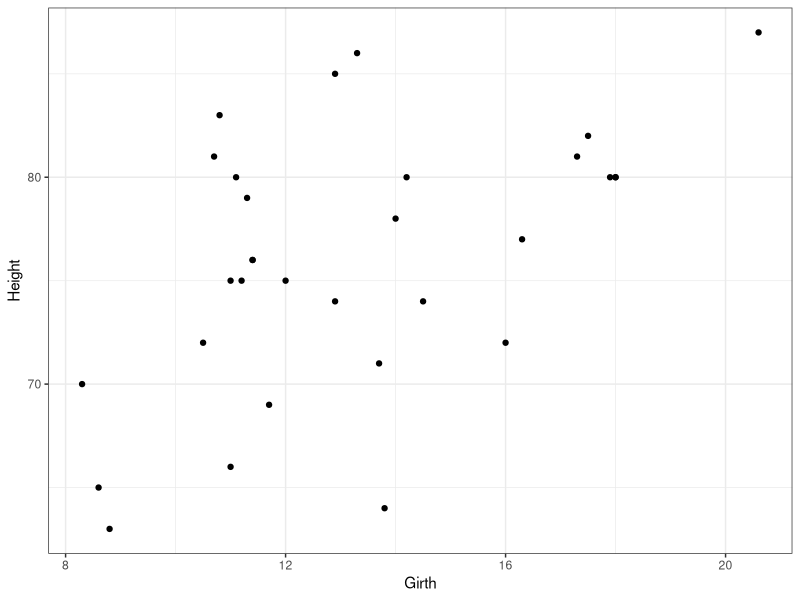
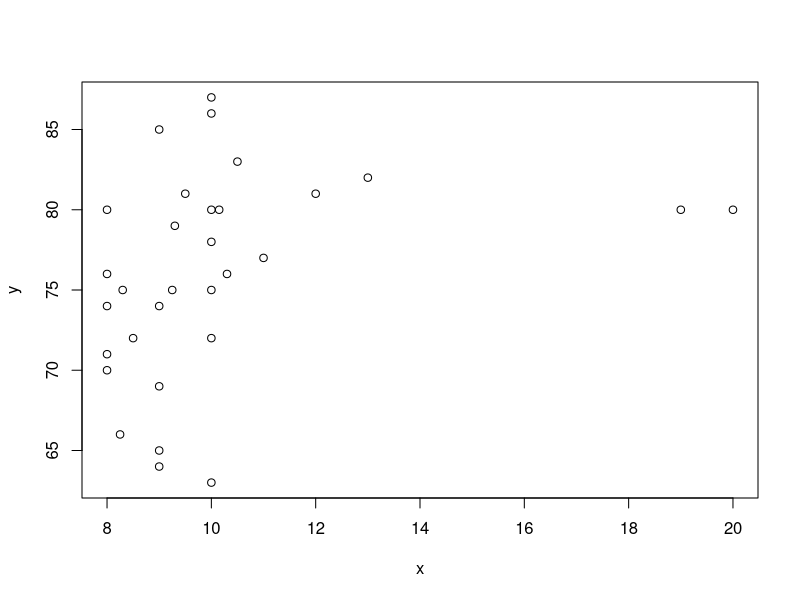
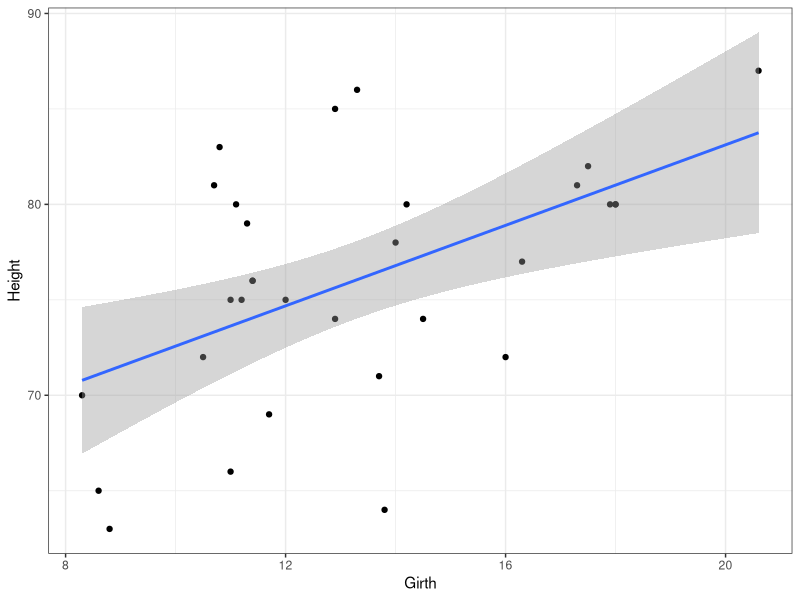
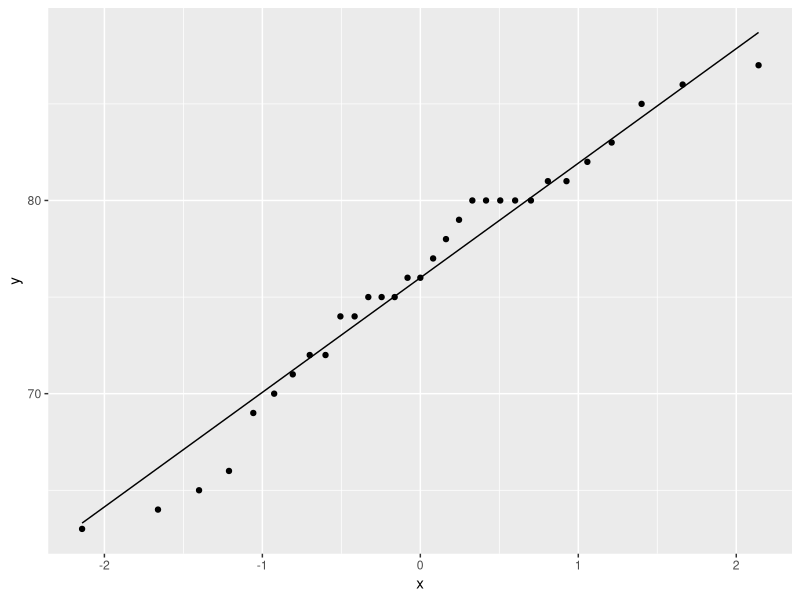
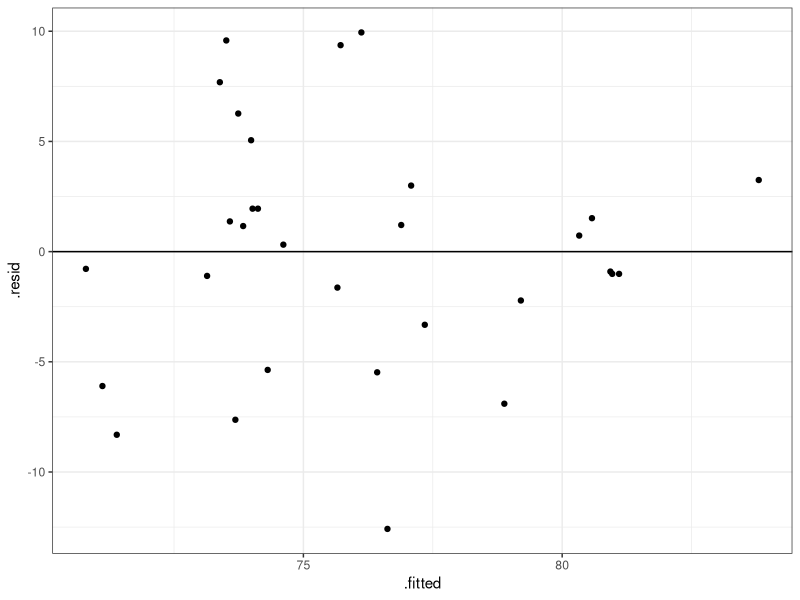
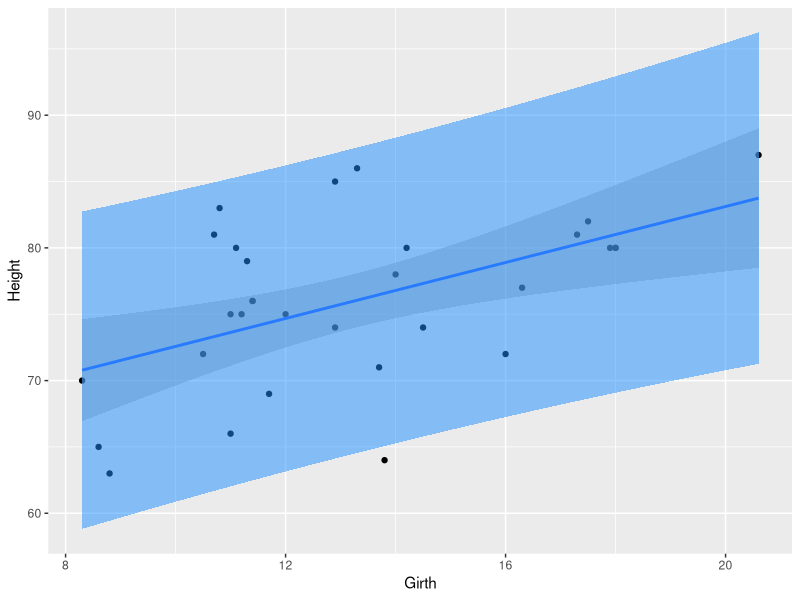

The R script that drew these images, in order:
## ---- chunk 1
#| label: setup
#| include: false

# libraries
library(tidyverse)

# data objects
data("trees")
## ---- chunk 2
names(trees)
dim(trees)
head(trees)
## ---- chunk 3
ggplot(trees,
       aes(x = Girth,
           y = Height)) +
  geom_point() +
  theme_bw()
## ---- chunk 4
#| echo: false

y = trees$Height
x = c(8, 9, 10,
      8.5, 9.5, 10.5,
      8.25, 9.25, 10.15,
      8.3, 9.3, 10.3,
      8, 9, 10,
      8, 9, 10,
      8, 9, 10,
      8, 9, 10,
      11, 12, 13,
      10, 20, 19, 10)

plot(y~x)
## ---- chunk 5
ggplot(trees,
       aes(x = Girth,
           y = Height)) +
  geom_point() +
  geom_smooth(method = "lm") +
  theme_bw()
## ---- chunk 6
ggplot(trees,
       aes(sample = Height)) +
  stat_qq()+
  stat_qq_line()
## ---- chunk 7
tree_lm <- lm(Height ~ Girth, data = trees)
## ---- chunk 8
ggplot(tree_lm,
       aes(x = .fitted, y = .resid)) +
    geom_point(
      position = position_jitter(
        width = 0.1,
        height = 0)) +
    geom_hline(yintercept = 0) +
  theme_bw()
## ---- chunk 9
anova(tree_lm)
## ---- chunk 10
summary(tree_lm)
## ---- chunk 11
62.03 + 1.05 * 19.75
## ---- chunk 12
(76 - 62.03) / 1.05
## ---- chunk 13
predict(tree_lm, newdata = list(Girth = 19.75))
## ---- chunk 14
predict(tree_lm,
        newdata = list(Girth = 19.75),
        interval = "prediction")
## ---- chunk 15
girth_v <- seq(min(trees$Girth),
               max(trees$Girth),
               length.out = 100)

height_prediction <- predict(
  tree_lm,
  newdata = list(Girth = girth_v),
  interval = "prediction"
)

predict_plot_data <- data.frame(
  Girth = girth_v,
  height_prediction
) |>
  rename(Height = fit)

ggplot(trees,
       aes(x = Girth, 
           y = Height)) +
  geom_point() +
  geom_smooth(method = "lm") +
  geom_ribbon(data = predict_plot_data,
              aes(ymin = lwr, 
                  ymax = upr),
              fill = "dodgerblue", 
              alpha = 0.5)
